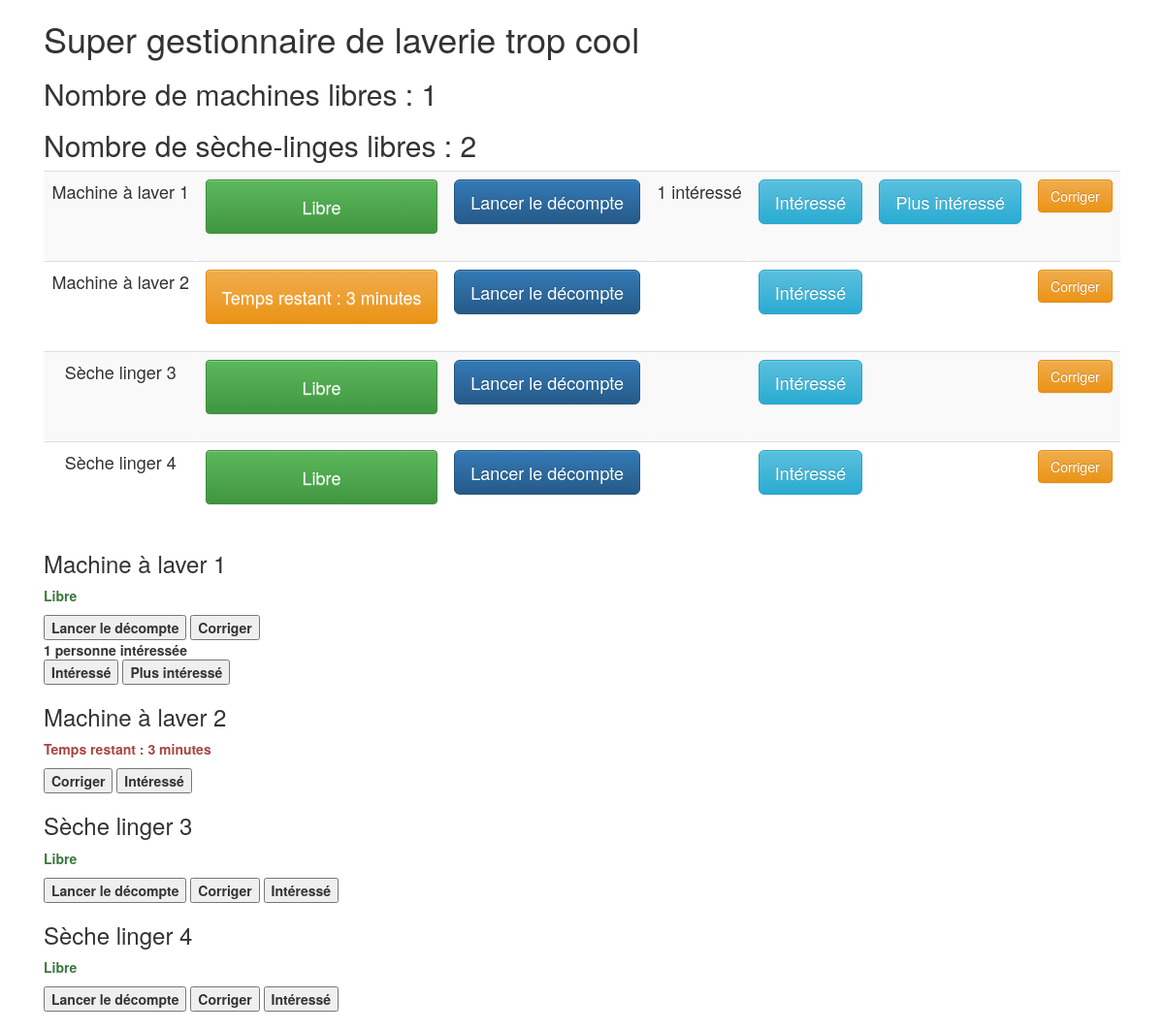
The page /laverie/corriger_decompte/2/2 on the database its author committed.
### laverie/models.py (models this page shows, shortened)
class Appareil(models.Model):
    duree = models.IntegerField(default=50)
    heure_fin = models.DateTimeField(default=timezone.now)
    temps_restant = models.DurationField(default=timezone.timedelta(),null=True)
    interesses = models.IntegerField(default=0)
    libre = models.BooleanField(default=True)
    TYPES = (
        ('machine', 'Machine à laver'),
        ('seche_linge', 'Sèche linge'),
    )
    type = models.CharField(max_length=20, choices=TYPES, default='machine')
    def __str__(self):
        if self.type == 'machine':
            type = 'Machine à laver'
        else:
            type = 'Sèche linger'
        return type + " " + str(self.id)
    def actualiser(self):
        temps_restant = self.temps_restant = self.heure_fin - timezone.now()
        if self.libre:
            if temps_restant.days >= 0:
                self.libre = False
        else:
            if temps_restant.days >= 0:
                self.temps_restant = temps_restant
            else:
                self.libre = True
                self.temps_restant = timezone.timedelta()
        self.save()
    def get_minutes_restantes(self):
        return (60+self.temps_restant.seconds)//60
    def reste_longtemps(self):
        return self.get_minutes_restantes() > 15

### laverie/views.py (the view)
# urls.py: url(r'corriger_decompte/(?P<id>[0-9]+)/(?P<valeur>[0-9]+)$', views.corriger_decompte, name='corriger_decompte'),
def corriger_decompte(request, id, valeur):
    print("Correction de " + str(id))
    appareil = Appareil.objects.get(id=id)
    print("Heure de fin valait " + str(appareil.heure_fin))
    appareil.heure_fin = timezone.now() + timezone.timedelta(minutes=int(valeur))
    appareil.save()
    appareil.actualiser()
    print("Heure de fin vaut maintenant " + str(appareil.heure_fin))
    return index(request)

### laverie/views.py (called while the page is built)
def index(request):
    appareils = Appareil.objects.all()
    nb_machines_libres = Appareil.objects.filter(type="machine", libre=True).count()
    nb_seche_linges_libres = Appareil.objects.filter(type="seche_linge", libre=True).count()
    for a in appareils:
        a.actualiser()
        a.save()
    return render(request, 'laverie/index.html', locals())

### laverie/templates/laverie/index.html (shortened to what this page needs)
<!DOCTYPE html>
<html lang="fr">
<head>
    <link rel="stylesheet" href="https://maxcdn.bootstrapcdn.com/bootstrap/3.3.6/css/bootstrap.min.css">
    <link rel="stylesheet" href="https://maxcdn.bootstrapcdn.com/bootstrap/3.3.6/css/bootstrap-theme.min.css">
</head>
<body>
<div class="container" >
    <div class="col-xs-12">
        <h1>Super gestionnaire de laverie trop cool</h1>
        <h2>Nombre de machines libres : {{ nb_machines_libres }} </h2>
        <h2>Nombre de sèche-linges libres :  {{ nb_seche_linges_libres }} </h2>
        <table class="table table-striped text-center">
            <tbody>
            {% for appareil in appareils %}
                <tr>
                    <td class="btn-lg">{{ appareil }}</td>
                    <td>
                        {% if appareil.libre %}
                            <p class="alert btn-success btn-lg">Libre</p>
                        {% else %}
                            {% if appareil.reste_longtemps %}
                                <p class="alert btn-danger btn-lg">
                                    Temps restant : {{ appareil.get_minutes_restantes }} minutes
                                </p>
                            {% else %}
                                <p class="alert btn-warning btn-lg">
                                    Temps restant : {{ appareil.get_minutes_restantes }} minutes
                                </p>
                            {% endif %}
                        {% endif %}
                    </td>
                    <td>
                        <button type="button" class="btn btn-lg btn-primary" onclick="lancer_decompte({{ appareil.id }})">Lancer le décompte</button>
                    </td>
                    <td class="btn-lg">
                        {% if appareil.interesses == 1 %}
                            1 intéressé
                        {% elif appareil.interesses > 1 %}
                            {{ appareil.interesses }} intéressés
                        {% endif %}
                    </td>
                    <td>
                        <button type="button" class="btn btn-lg btn-info" onclick="interesse({{ appareil.id }})">Intéressé</button>
                    </td>
                    <td>
                        {% if appareil.interesses != 0 %}
                            <button type="button" class="btn btn-lg btn-info" onclick="plus_interesse({{ appareil.id }})">Plus intéressé</button>
                        {% endif %}
                    </td>
                    <td>
                        <button type="button" class="btn btn-warning" data-toggle="modal" data-target="#popUpWindow">Corriger</button>
                    </td>
                </tr>
            {% endfor %}
            </tbody>
        </table>
        <dl>
            {% for appareil in appareils %}
                <dt>
                <h3>{{ appareil }}</h3>
                {% if appareil.libre %}
                    <p class="text-success">
                        Libre
                    </p>
                    <button onclick="lancer_decompte({{ appareil.id }})">Lancer le décompte</button>
                {% else %}
                    <p class="text-danger">
                        Temps restant : {{ appareil.get_minutes_restantes }} minutes
                    </p>
                {% endif %}
                <button onclick="apparition_formulaire({{ appareil.id }})">Corriger</button>
                {% if appareil.interesses == 1 %}
                    <div>
                        1 personne intéressée
                    </div>
                {% elif appareil.interesses > 1 %}
                    {{ appareil.interesses }} personnes intéressées
                {% endif %}
                <button onclick="interesse({{ appareil.id }})">Intéressé</button>
                {% if appareil.interesses != 0 %}
                    <button onclick="plus_interesse({{ appareil.id }})">Plus intéressé</button>
                {% endif %}
                </dt>
            {% endfor %}
        </dl>
    </div>
</div>
</body>
</html>

### rows shown on the page
Appareil: type+id "Machine à laver 1", libre "Libre", interesses "1 intéressé"
Appareil: type+id "Machine à laver 2", get_minutes_restantes "3"
Appareil: type+id "Sèche linger 3", libre "Libre"
Appareil: type+id "Sèche linger 4", libre "Libre"

### other values the page prints
{{ nb_machines_libres }} "1"
{{ nb_seche_linges_libres }} "2"
